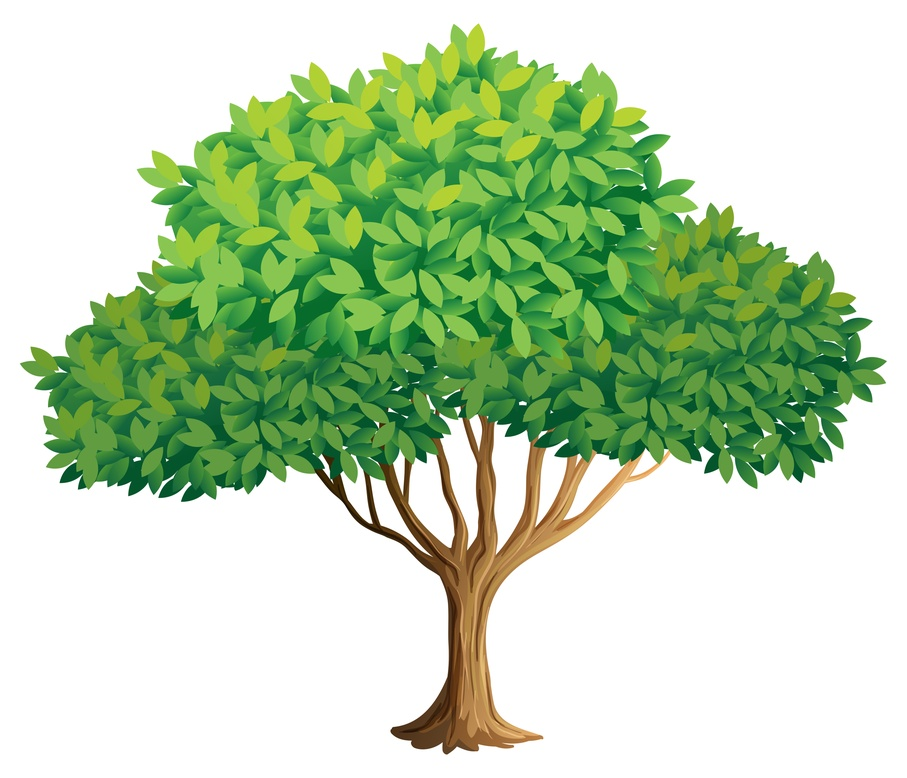
%> input picture 2023 term 3/Image Process/lab/lab 3/tree.jpg, 907 x 778 px, shrunk from 5065 x 4343 before the run
$ octave lab3.m   (GNU Octave 9; MATLAB toolbox functions it lacks are replaced by stand-ins)
%> lines starting %> are read from the running program, lines starting %| are printed output that depends on the picture
image=imread('tree.jpg');
%> image is the input picture: size 778x907x3 uint8; mean R, G, B 189.2, 213.1, 178.4
image_gray=rgb2gray (image);
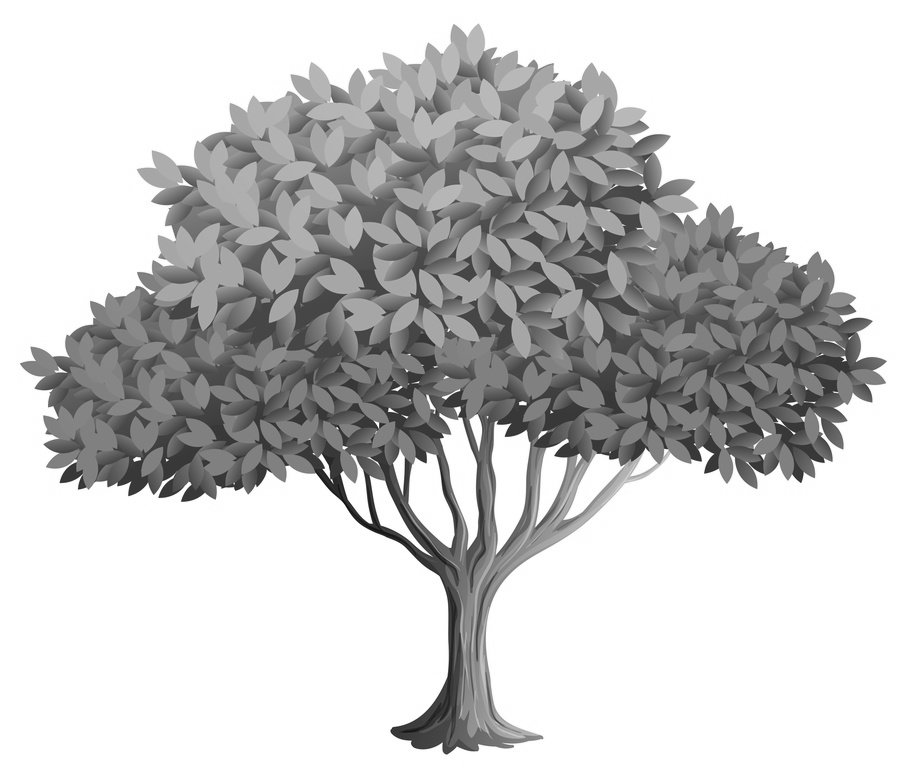
%> image_gray: size 778x907 uint8; min 7, max 255, mean 202

subplot(2,3,1),imshow(image),title('Original image');
subplot(2,3,2),imshow(image_gray),title('Bulit-in grayscale')

redChannel = image(:, :, 1);
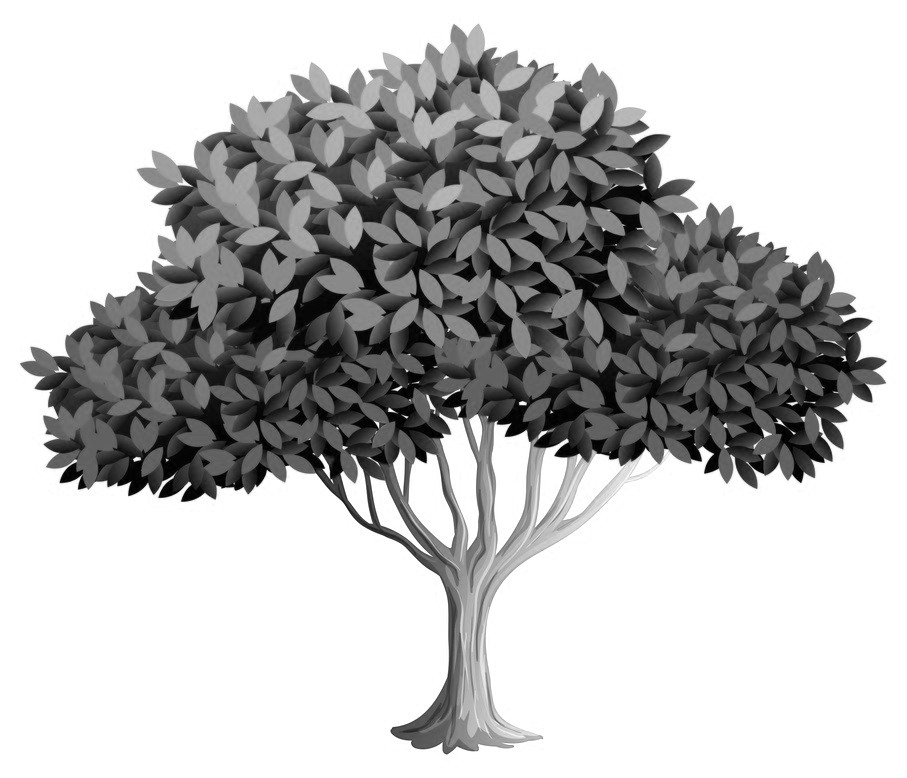
%> redChannel: size 778x907 uint8; min 0, max 255, mean 189.2
greenChannel = image(:, :, 2);
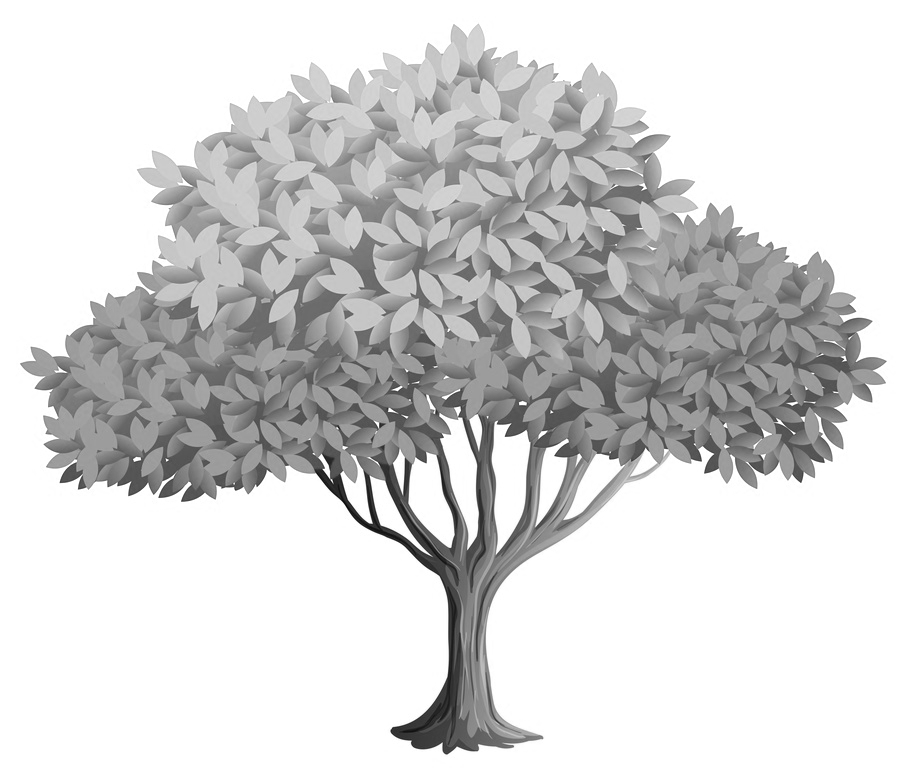
%> greenChannel: size 778x907 uint8; min 4, max 255, mean 213.1
blueChannel = image(:, :, 3);
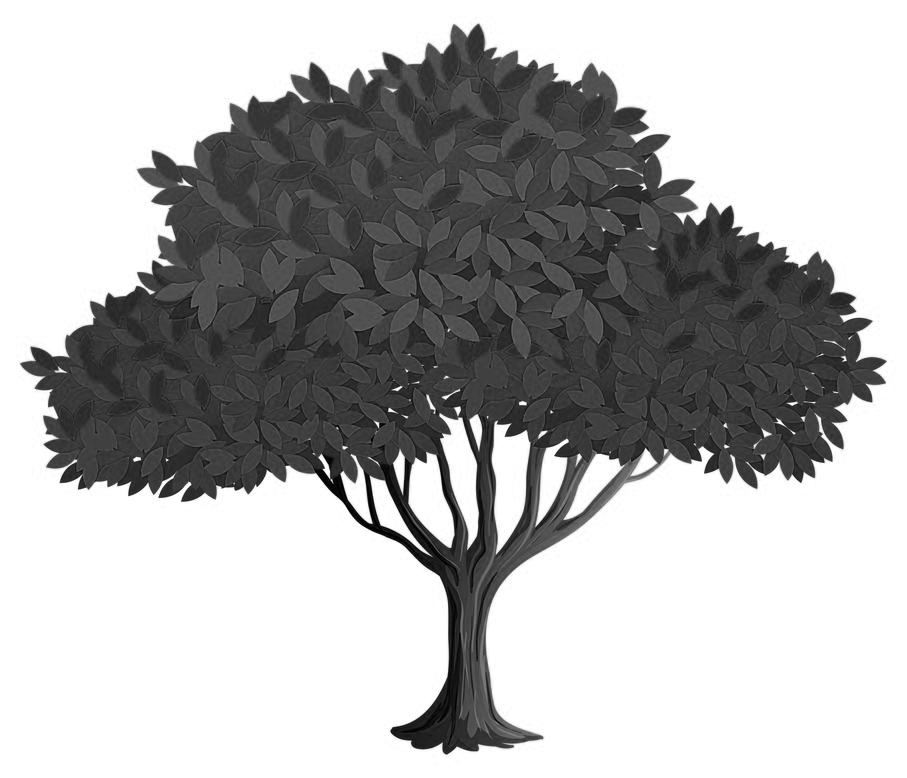
%> blueChannel: size 778x907 uint8; min 0, max 255, mean 178.4

subplot(2,3,3),imshow(redChannel),title('Red channel')
subplot(2,3,4),imshow(greenChannel),title('Green channel')
subplot(2,3,5),imshow(blueChannel),title('Blue channel')

cus = 0.2989 * double(redChannel) + 0.5870 * double(greenChannel) + 0.1140 * double(blueChannel);
subplot(2,3,6),imshow(cus)
title('cus')
